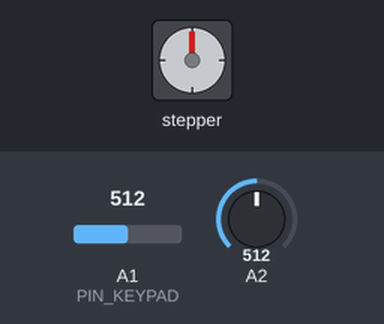
The sketch below on a simulated Arduino Uno, built with avr-gcc and run on an emulated ATmega328P. Parts: stepper motor. The test bench sets the inputs (shaded band); at power-on: A1 (PIN_KEYPAD) = 512, A2 = 512. Stepper angles assume 200 steps per turn.

Above: at 1.2 s.
1.3 s: A1 (PIN_KEYPAD) set to 333
2.8 s: A1 (PIN_KEYPAD) set to 316
At 3.28 s:
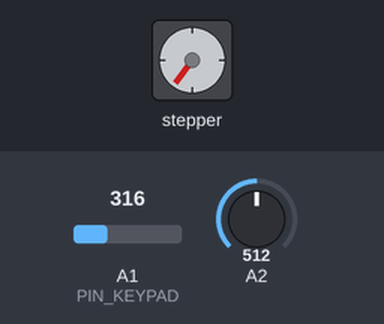
5.8 s: A1 (PIN_KEYPAD) set to 335
At 7.0 s:
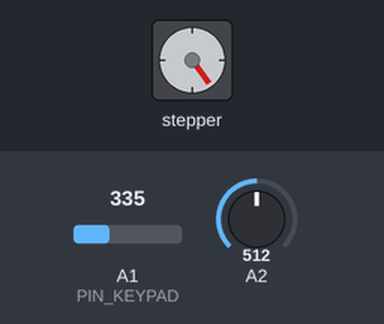
7.5 s: A1 (PIN_KEYPAD) set to 315
At 8.03 s:
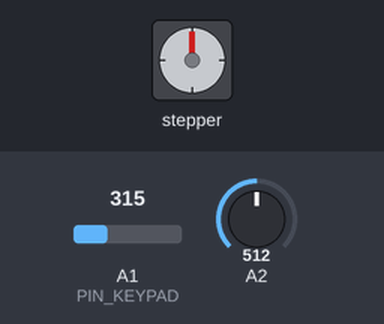
10.5 s: A1 (PIN_KEYPAD) set to 135
13.5 s: A1 (PIN_KEYPAD) set to 116
At 14.0 s:
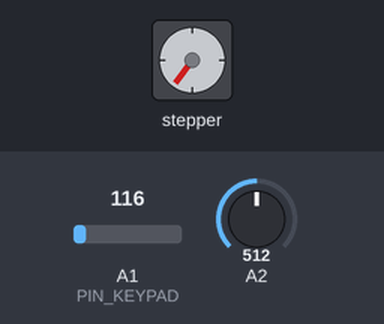
Timing chart, 0 to 16.1 s (numbered marks = the images above; inputs shaded):
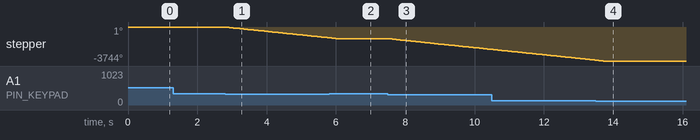

The sketch:

movement.ino
```cpp
#include <AFMotor.h>

// Keypad constants
#define PIN_KEYPAD A1
#define ROWS 3
#define COLS 3

// Stepper constants
#define PIN_MOTORX 2
#define PIN_MOTORY 1
#define STEPS_PER_REVOLUTION 200
#define SPEED 80
#define STEPS 80
#define STEP_TYPE DOUBLE // 2x the torque

// Allocate motors
AF_Stepper motorX(STEPS_PER_REVOLUTION, PIN_MOTORX);
AF_Stepper motorY(STEPS_PER_REVOLUTION, PIN_MOTORY);

// Functions
int getRow(int v) {
  if(v < 125)
    return -1;
  else if(v < 325) //325 usb 410 batt
    return 0;
  else if(v < 510) //510 usb 620 batt
    return 1;
  else
    return 2;
}

void setup() {
  motorX.setSpeed(SPEED);
  motorY.setSpeed(SPEED);

  // Serial.begin(9600);
}

void loop() {
  for(int col = 0; col < 3 ; ++col){
    int voltage = analogRead(col + PIN_KEYPAD);
    int row = getRow(voltage);
    /*if(voltage > 125) {
      Serial.print("Col = ");
      Serial.print(col);
      Serial.print(" Voltage = ");
      Serial.print(voltage);
      Serial.print(" Row = ");
      Serial.print(row);
      Serial.println();
    }*/
    // If button is pressed and not the same as the previously pressed button.
    // Keypad is upside down, so col is flipped : [2 1 0] arrangement instead of [0 1 2]
    if(row != -1) {
      if(row == 0) { // first row - #0*
        if(col == 0) { // * - Right
           // Serial.println("Move RIGHT");
           motorX.step(STEPS, BACKWARD, STEP_TYPE);
        }
        else if(col == 1) { // 0 - up
          // Serial.println("Move UP");
          motorY.step(STEPS, BACKWARD, STEP_TYPE);
        }
        else if(col == 2) { // # - Left
          // Serial.println("Move LEFT");
          motorX.step(STEPS, FORWARD, STEP_TYPE);
        }
      }
      else if(row == 1) { // second row - 456
        if(col == 1) { // 5 - down
          // Serial.println("Move DOWN");
          motorY.step(STEPS, FORWARD, STEP_TYPE);
        }
      }
      break;
    }
    // Release torque if no button activity to prevent overheating.
    else {
      motorX.release();
      motorY.release();
    }
  }
  delay(50);
}
```

Measured:
- the behaviour switches between 325 and 324 on A1 (PIN_KEYPAD) (found by bisection; images 0 and 1)
- the behaviour switches between 125 and 124 on A1 (PIN_KEYPAD) (found by bisection; images 3 and 4)
- after the input at 1.3 s, every drawn part: stays the same
- after the input at 2.8 s, stepper: keeps turning counter-clockwise at about 396°/s, starting at once
- after the input at 5.8 s, stepper: goes on until 6.0 s, then stays -1296°
- after the input at 7.5 s, stepper: keeps turning counter-clockwise at about 395°/s, starting after 0.05 s
- after the input at 13.5 s, stepper: goes on until 13.7 s, then stays -3744°
